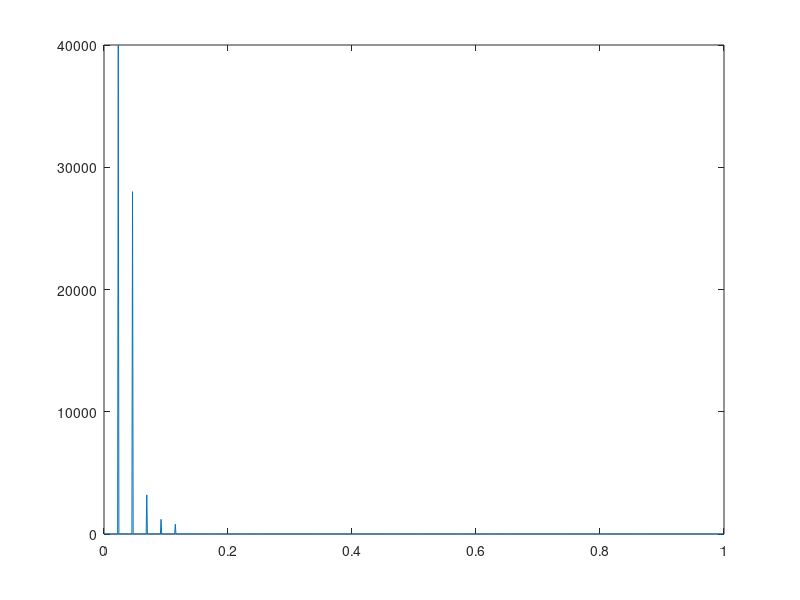
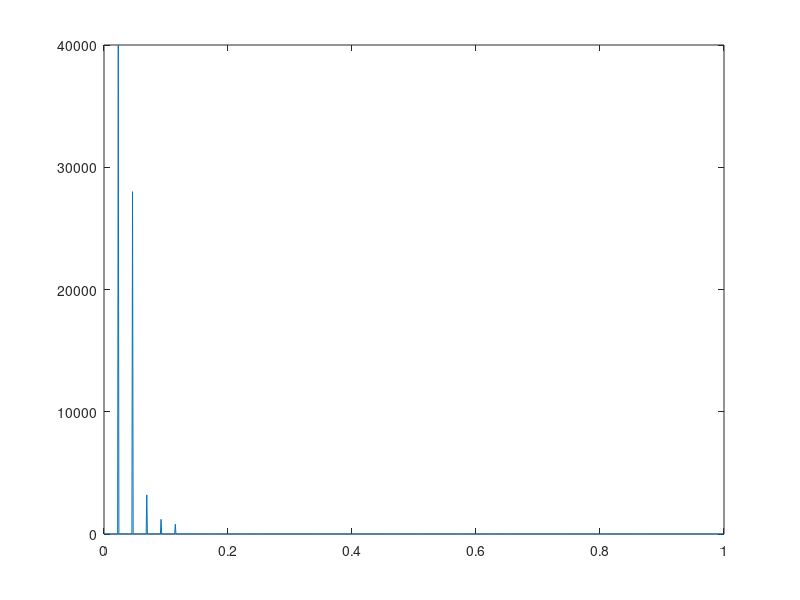

MATLAB code to generate these figures, in order: (Note: this script raises an error after producing the figures.)
% Genereaza semnale "muzicale".
% Frecventa de esantionare este 40KHz
% (astfel incat sa se pastreze frecventele < 20 kHz, adica
% cele din zona audibila).

% Program pentru Laborator 3, Prelucrarea semnalelor

test = 5;			% 0 - suma de sinusoide filtrata
						% 1 - vioara
						% 2 - viola
                  % 3 - clarinet
                  % 4 - trombon
                  % 5 - tuba

Fes = 40000;		% frewcventa de esantionare
L = 80000;			% numar esantioane - 2 secunde

Nf = 1000;			% numarul de puncte cu care se deseneaza spectrele

% alege amplitudinile sinusoidelor
% (1 pentru suma de sinusoide ce va fi filtrata,
%  valori predefinite pentru instrumentele muzicale)
switch test
  case 0,				% suma de sinusoide - baza + armonice
	 Fbaza = 440;		% frecventa in Hz a sunetului la
	 Narm = 8;			% numar de armonice
	 xampl = ones(1, Narm);	% amplitudinile armonicelor

  case 1,				% vioara
	 Fbaza = 440;		% la
	 Narm = 18;
    xampl = [100 45 21 26 48 53 53 62 53 26 24 16 16 35 12 34 23 11] / 100;

  case 2,				% viola
	 Fbaza = 440;		% la
    Narm = 10;
    xampl = [100 45 40 20 40 30 10 15 8 8] / 100;

  case 3,				% clarinet
	 Fbaza = 180;		% fa diez
	 Narm = 10;
	 xampl = [100 0 50 10 60 30 50 30 10 2] / 100;
    
  case 4,				% trombon
	 Fbaza = 230;		% si bemol
	 Narm = 6;
    xampl = [100 100 50 60 10 3] / 100;
    
  case 5,				% tuba
	 Fbaza = 230;		% si bemol
	 Narm = 5;
	 xampl = [100 70 8 3 2] / 100;
    
end
    
f_baza = Fbaza/Fes*2;			% frecventa discreta a fundamentalei
omega_baza = 2*pi*f_baza;		% pulsatia fundamentalei

% construieste suma de sinusoide
x = zeros(1,L);					% semnalul
for i = 1 : Narm
  x = x + xampl(i) * sin(i*omega_baza*(0:L-1));
end

% spectrul sumei de sinusoide
[X,f] = freqz(x,1,Nf);
figure(1)
plot(f/pi,abs(X));

% filtru reprezentand instrumentul
if test == 0
  b = 1;						% alege un filtru IIR (instrumentul !!!)
  a = [1 -0.95];
  figure(3)
  freqz(b,a);				% caracteristica de frecventa
else
  b = 1; a = 1;			% pentru instrumentele predefinite, nu filtram
end

y = filter(b,a,x);		% iesirea filtrului
[Y,f] = freqz(y,1,Nf);% spectrul semnalului de iesire
figure(2)
plot(f/pi,abs(Y));

% salveaza semnal audio
y = y / max(abs(y));

auwrite(y,40000,16,'linear',['muz' int2str(test) '.au'])